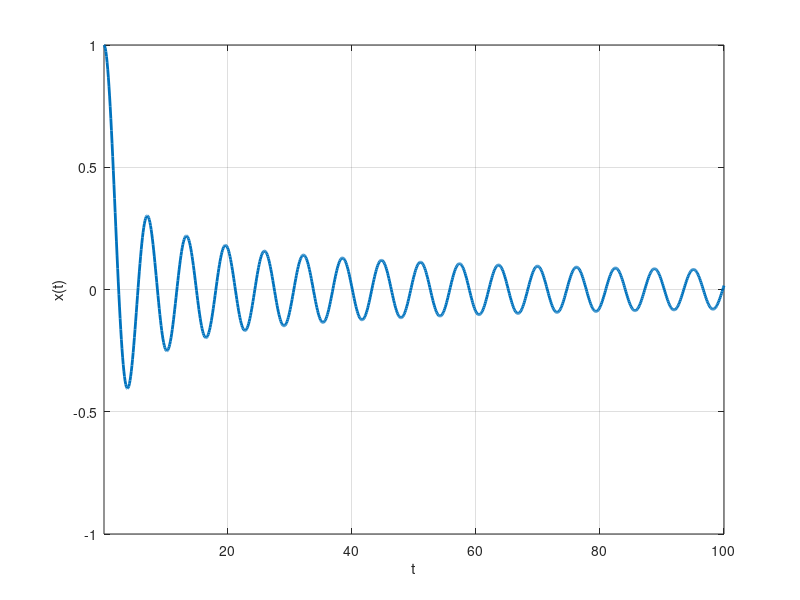

The MATLAB script that drew this image:
clear all;
clc;

%% parameterek
alpha=0;
x10=1;
x20=0;
t0=0.1;
Ts=0.1;
N=1000;

%% diffegyenlet megoldasa
% eredeti masodrendu t^2*x''+t*x'+(t^2-alpha)*x=0
% szetbontva ket csatolt elsorendure: x1'=x2
%                                     x2'=-(t*x2+(t^2-alpha)*x1)/t^2
dx1=@(x2) x2;
dx2=@(x1,x2,t) -(t*x2+(t^2-alpha)*x1)/t^2;

x1=x10;
x2=x20;
xSave=zeros(1,N);

for ii=1:N
    xSave(ii)=x1;
    a_x1=dx1(x2);
    a_x2=dx2(x1,x2,t0+(ii-1)*Ts);
    b_x1=dx1(x2+0.5*Ts*a_x2);
    b_x2=dx2(x1+0.5*Ts*a_x1,x2+0.5*Ts*a_x2,t0+(ii-1)*Ts);
    c_x1=dx1(x2+0.5*Ts*b_x2);
    c_x2=dx2(x1+0.5*Ts*b_x1,x2+0.5*Ts*b_x2,t0+(ii-1)*Ts);
    d_x1=dx1(x2+Ts*c_x2);
    d_x2=dx2(x1+Ts*c_x1,x2+Ts*c_x2,t0+(ii-1)*Ts);
    x1=x1+Ts*(a_x1+2*b_x1+2*c_x1+d_x1)/6;
    x2=x2+Ts*(a_x2+2*b_x2+2*c_x2+d_x2)/6;
end

%% abrazolas
figure(1);
plot(t0+(0:N-1)*Ts,xSave,'LineWidth',2);
xlim([t0 t0+(N-1)*Ts]);
xlabel('t');
ylabel('x(t)');
grid on;